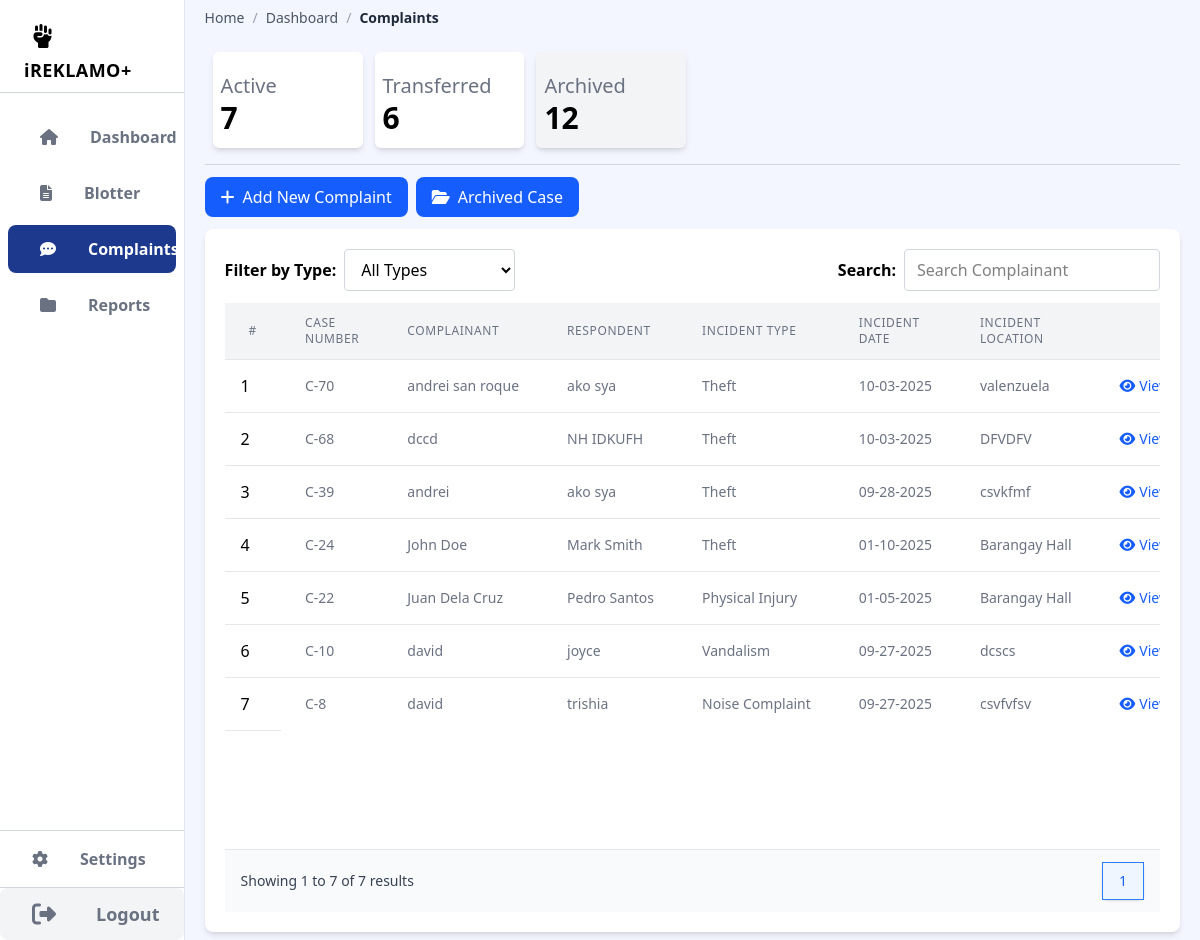
Page /complaints.php (signed in) on the committed database.
### tables this page shows
CREATE TABLE `complaint` (
  `id` int(255) NOT NULL,
  `c_name` varchar(255) NOT NULL,
  `c_contact` varchar(255) NOT NULL,
  `c_address` varchar(255) NOT NULL,
  `r_name` varchar(255) NOT NULL,
  `r_contact` varchar(255) NOT NULL,
  `r_address` varchar(255) NOT NULL,
  `type` varchar(255) NOT NULL,
  `details` varchar(255) NOT NULL,
  `location` varchar(255) NOT NULL,
  `date_time` datetime NOT NULL,
  `status` enum('active','archived','transfer') NOT NULL DEFAULT 'active',
  `created_by` int(11) DEFAULT NULL
);

### complaints.php (the view, shortened to what this page needs)
<?php
require_once 'head.php';
?>
<?php try {
        $stmt = $conn->prepare("SELECT id,c_name AS complainant, r_name AS respondent, details, date_time AS date, type, location, status , created_by FROM complaint WHERE status = 'active' ORDER BY id DESC");
        $stmt->execute();
        $complaints = $stmt->fetchAll();
    } catch(PDOException $e) {
        echo "Error: " . $e->getMessage();
        $complaints = [];
    } ?>
<?php try {
        $stmt = $conn->prepare("SELECT id,c_name AS complainant, r_name AS respondent, details, date_time AS date, type, location, status , created_by FROM complaint WHERE status = 'archived'");
        $stmt->execute();
        $archivedcomplaints = $stmt->fetchAll();
    } catch(PDOException $e) {
        echo "Error: " . $e->getMessage();
        $archivedcomplaints = [];
    } ?>
<?php try {
        $stmt = $conn->prepare("SELECT id,c_name AS complainant, r_name AS respondent, details, date_time AS date, type, location, status , created_by FROM complaint WHERE status = 'transfer'");
        $stmt->execute();
        $transferredcomplaints = $stmt->fetchAll();
    } catch(PDOException $e) {
        echo "Error: " . $e->getMessage();
        $transferredcomplaints = [];
    } ?>
    <div class="flex flex-col w-full">
        <div class="grid grid-cols-6 p-2 gap-3">
            <div class="bg-white rounded-md shadow-md p-2 grid grid-rows-2">
                <div class="text-xl text-gray-500 mt-3">Active</div>
                <div class="text-3xl font-semibold "><?php echo count(array_filter($complaints, fn($b) => $b['status'] === 'active')); ?></div>
            </div>
            <div class="bg-white rounded-md shadow-md p-2 grid grid-rows-2">
                <div class="text-xl text-gray-500 mt-3">Transferred</div>
                <div class="text-3xl font-semibold "><?php echo count(array_filter($transferredcomplaints, fn($b) => $b['status'] === 'transfer')); ?></div>
            </div>
            <div class="bg-gray-100 rounded-md shadow-md p-2 grid grid-rows-2">
                <div class="text-xl text-gray-500 mt-3">Archived</div>
                <div class="text-3xl font-semibold "><?php echo count(array_filter($archivedcomplaints, fn($b) => $b['status'] === 'archived')); ?></div>
            </div>
        </div>
        <hr class="my-2 mb-3 border-gray-300">
        <div class="flex items-center mb-3 gap-2 ">
            <button onclick="document.getElementById('inputMethodModal').classList.remove('hidden');" class="bg-blue-600 hover:bg-blue-700 text-white px-4 py-2 rounded-lg transition-colors">
                <i class="fas fa-plus mr-2"></i>Add New Complaint
            </button>
            <button onclick="document.getElementById('archivedModal').classList.remove('hidden')" class="bg-blue-600 hover:bg-blue-700 text-white px-4 py-2 rounded-lg transition-colors">
                <i class="fas fa-folder-open mr-2"></i>Archived Case
            </button>
        </div>
        <div class="bg-white rounded-lg shadow-md p-3 md:p-5">
            <div style="min-height: 600px; overflow-y: auto;">
                <table class="min-w-full divide-y divide-gray-200">
                    <thead class="bg-gray-100">
                        <div class="flex items-center justify-between mb-3">
                            <div class="flex items-center gap-2">
                                <label for="complaintStatusFilter" class="font-semibold">Filter by Type:</label>
                                <select id="complaintStatusFilter" class="border border-gray-300 rounded px-3 py-2">
                                    <option value="all">All Types</option>
                                </select>
                            </div>
                            <div class="flex items-center gap-2">
                                <label for="complaintSearchInput" class="font-semibold">Search:</label>
                                <input type="text" id="complaintSearchInput" placeholder="Search Complainant" class="border border-gray-300 rounded px-3 py-2 w-64" />
                            </div>
                        </div>
                        <tr>
                            <th class="px-6 py-3 text-left text-xs font-medium text-gray-500 uppercase tracking-wider">#</th>
                            <th class="px-6 py-3 text-left text-xs font-medium text-gray-500 uppercase tracking-wider cursor-pointer">Case Number</th>
                            <th class="px-6 py-3 text-left text-xs font-medium text-gray-500 uppercase tracking-wider cursor-pointer">Complainant</th>
                            <th class="px-6 py-3 text-left text-xs font-medium text-gray-500 uppercase tracking-wider cursor-pointer">Respondent</th>
                            <th class="px-6 py-3 text-left text-xs font-medium text-gray-500 uppercase tracking-wider cursor-pointer">Incident Type</th>
                            <th class="px-6 py-3 text-left text-xs font-medium text-gray-500 uppercase tracking-wider cursor-pointer">Incident Date</th>
                            <th class="px-6 py-3 text-left text-xs font-medium text-gray-500 uppercase tracking-wider cursor-pointer">Incident Location</th>
                            <th class="px-6 py-3 text-center text-xs font-medium text-gray-500 uppercase tracking-wider">Action</th>
                        </tr>
                    </thead>
                    <tbody class="bg-white divide-y divide-gray-200" id="complaintTableBody">
                        <?php
                        $itemsPerPage = 10;
                        $currentPage = isset($_GET['page']) ? (int)$_GET['page'] : 1;
                        $totalItems = count($complaints);
                        $totalPages = ceil($totalItems / $itemsPerPage);
                        $currentPage = max(1, min($currentPage, $totalPages));
                        $offset = ($currentPage - 1) * $itemsPerPage;
                        $paginatedComplaints = array_slice($complaints, $offset, $itemsPerPage);
                        foreach ($paginatedComplaints as $item):
                            if ($item['status'] == 'active'):?>
                        <tr class="hover:bg-gray-50">
                            <?php static $rowNum = 1; ?>
                            <td class="border-y border-gray-200 px-4 py-2"><?php echo $rowNum++; ?></td>
                            <td class="px-6 py-4 whitespace-nowrap text-sm text-gray-500">C-<?php echo htmlspecialchars($item['id']); ?></td>
                            <td class="px-6 py-4 whitespace-nowrap text-sm text-gray-500"><?php echo htmlspecialchars($item['complainant']); ?></td>
                            <td class="px-6 py-4 whitespace-nowrap text-sm text-gray-500"><?php echo htmlspecialchars($item['respondent']); ?></td>
                            <td class="px-6 py-4 whitespace-nowrap text-sm text-gray-500"><?php echo htmlspecialchars($item['type']); ?></td>
                            <?php
                                $itemDateTime = new DateTime($item['date']);
                                $itemDate = $itemDateTime->format('m-d-Y');
                            ?>
                            <td class="px-6 py-4 whitespace-nowrap text-sm text-gray-500"><?php echo htmlspecialchars($itemDate); ?></td>
                            <td class="px-6 py-4 whitespace-nowrap text-sm text-gray-500"><?php echo htmlspecialchars($item['location']); ?></td>
                            <td class="px-6 text-center md:px-6 py-4 whitespace-nowrap text-sm text-gray-500">
                                <button class="text-blue-600 hover:text-blue-900 mr-3 view-btn"
                                    data-item='<?= htmlspecialchars(json_encode([
                                        'id' => $item['id'],
                                        'complainant' => $item['complainant'],
                                        'respondent' => $item['respondent'],
                                        'type' => $item['type'],
                                        'details' => $item['details'],
                                        'date_time' => $item['date'],
                                        'location' => $item['location'],
                                        'created_by' => $item['created_by']
                                    ]), ENT_QUOTES, 'UTF-8') ?>'
                                    onclick="openViewModal(this)">
                                    <i class="fas fa-eye mr-1"></i>View
                                </button>
                            </td>
                        </tr>
                        <?php endif; ?>
                        <?php endforeach; ?>
                    </tbody>
                </table>
            </div>
            <div class="px-4 py-3 flex items-center justify-between border-t border-gray-200 bg-gray-50">
                <div class="hidden sm:flex-1 sm:flex sm:items-center sm:justify-between">
                    <p class="text-sm text-gray-700">
                        Showing <span class="font-medium"><?php echo $offset + 1; ?></span> to <span class="font-medium"><?php echo min($offset + $itemsPerPage, $totalItems); ?></span> of <span class="font-medium"><?php echo $totalItems; ?></span> results
                    </p>
                    <nav class="relative z-0 inline-flex rounded-md shadow-sm -space-x-px" aria-label="Pagination">
                        <?php for ($i = 1; $i <= $totalPages; $i++): ?>
                            <a href="?page=<?php echo $i; ?>" class="relative inline-flex items-center px-4 py-2 border text-sm font-medium <?php echo ($i == $currentPage) ? 'bg-blue-50 border-blue-500 text-blue-600' : 'bg-white border-gray-300 text-gray-500 hover:bg-gray-50'; ?>">
                                <?php echo $i; ?>
                            </a>
                        <?php endfor; ?>
                    </nav>
                </div>
            </div>
        </div>
    </div>
</div>

### rows in the picture
complaint: id "70", c_name "andrei san roque", r_name "ako sya", type "Theft", date_time "10-03-2025", location "valenzuela"
complaint: id "68", c_name "dccd", r_name "NH IDKUFH", type "Theft", date_time "10-03-2025", location "DFVDFV"
complaint: id "39", c_name "andrei", r_name "ako sya", type "Theft", date_time "09-28-2025", location "csvkfmf"
complaint: id "24", c_name "John Doe", r_name "Mark Smith", type "Theft", date_time "01-10-2025", location "Barangay Hall"
complaint: id "22", c_name "Juan Dela Cruz", r_name "Pedro Santos", type "Physical Injury", date_time "01-05-2025", location "Barangay Hall"
complaint: id "10", c_name "david", r_name "joyce", type "Vandalism", date_time "09-27-2025", location "dcscs"
complaint: id "8", c_name "david", r_name "trishia", type "Noise Complaint", date_time "09-27-2025", location "csvfvfsv"

### other values in the picture
$label "Home"
$label "Dashboard"
$label "Complaints"
count(array_filter($complaints, fn($b) => $b['status'] === 'active')) "7"
$offset + 1 "1"
min($offset + $itemsPerPage, $totalItems) "7"
$totalItems "7"
